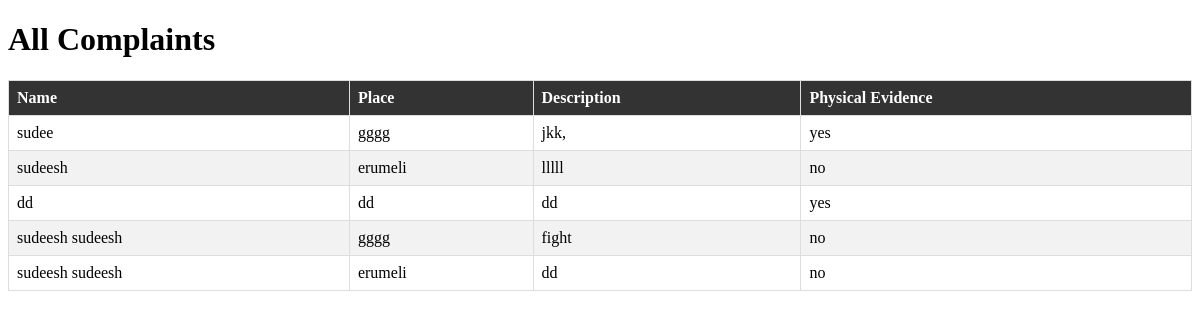
/complaints/, run on an earlier commit of the app's database.
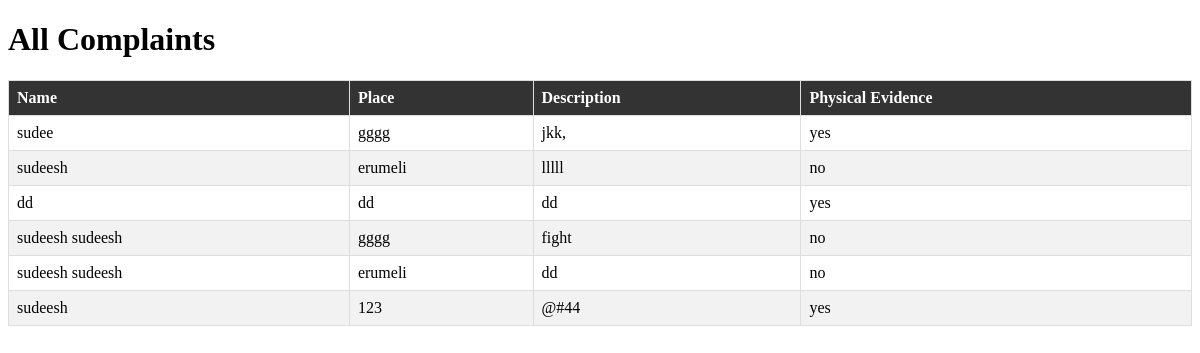
And on a later commit of the database.
### MyApp/models.py (models this page shows, shortened)
class Complaint(models.Model):
    user = models.ForeignKey(User, on_delete=models.CASCADE)
    name = models.CharField(max_length=122)
    place = models.CharField(max_length=122)
    Description= models.CharField(max_length=122)
    PhysicalEvidence= models.CharField(max_length=122)
    fileUpload = models.ImageField(upload_to='evidence', blank=True)

### MyApp/views.py (the view)
# urls.py: path('complaints/', views.complaint_list, name='complaint_list'),
def complaint_list(request):
    complaints = Complaint.objects.all()
    return render(request, 'admin/complaint_list.html', {'complaints': complaints})

### templates/admin/complaint_list.html (shortened to what this page needs)
<!DOCTYPE html>
<html>
<head>
</head>
<body>
    <h1>All Complaints</h1>
    <table class="complaint-table">
        <thead>
            <tr>
                <th>Name</th>
                <th>Place</th>
                <th>Description</th>
                <th>Physical Evidence</th>
            </tr>
        </thead>
        <tbody>
            {% for complaint in complaints %}
                <tr>
                    <td>{{ complaint.name }}</td>
                    <td>{{ complaint.place }}</td>
                    <td>{{ complaint.Description }}</td>
                    <td>{{ complaint.PhysicalEvidence }}</td>
                </tr>
            {% endfor %}
        </tbody>
    </table>
</body>
</html>

What changed in the data, as far as the page shows it:
added Complaint: name "sudeesh", place "123", Description "@#44", PhysicalEvidence "yes"
